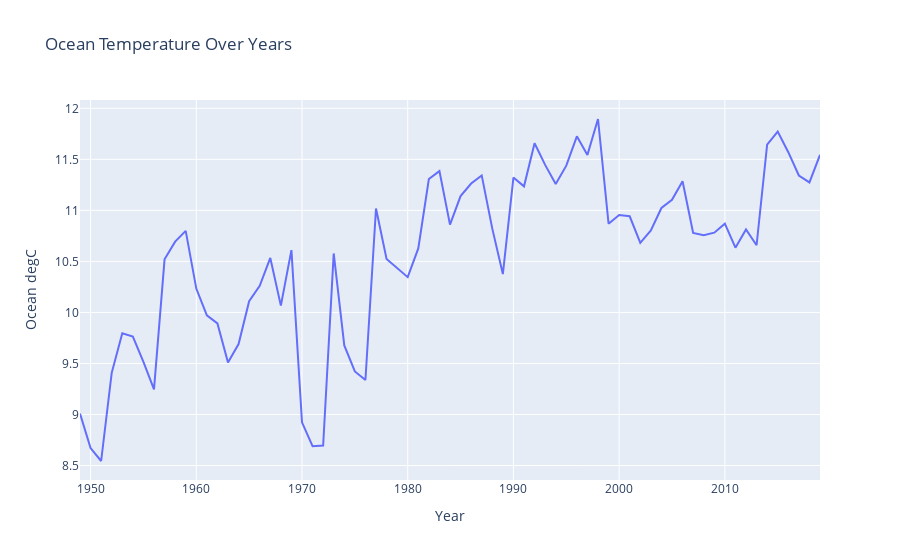

Source (notebook cell):
### Markdown cell above
The change in ocean temperature was originally thought to be the main factor for the decline of the pacific sardine population. This is because many organisms, not just fish, are very sensetive to any changes within the environment, especially the temperature they live in. One common example would be the rising global temperature which leads to a decline of polar bear population. Other times, temperature change may simply have no effect on a population or even, benefit a species. Thus, we are going to explore whether the changes in our ocean's temperature had any effect on the sardine population. First, we are going to visualize ocean temperature over the years:

### Code cell
bottlecast_grouped = pd.read_csv("data/bottlecast_grouped.csv")
fig = px.line(bottlecast_grouped, x='Year', y = 'Ocean degC', title = 'Ocean Temperature Over Years')
fig.show()

### Figure 1 — Plotly figure (JSON) as saved in the notebook; plotly's stock layout.template omitted (floating-point values rounded to 4 significant figures)
{"data": [{"hovertemplate": "Year=%{x}<br>Ocean degC=%{y}<extra></extra>", "legendgroup": "", "line": {"color": "#636efa", "dash": "solid"}, "mode": "lines", "name": "", "orientation": "v", "showlegend": false, "type": "scatter", "x": [1949, 1950, 1951, 1952, 1953, 1954, 1955, 1956, 1957, 1958, 1959, 1960, 1961, 1962, 1963, 1964, 1965, 1966, 1967, 1968, 1969, 1970, 1971, 1972, 1973, 1974, 1975, 1976, 1977, 1978, 1980, 1981, 1982, 1983, 1984, 1985, 1986, 1987, 1988, 1989, 1990, 1991, 1992, 1993, 1994, 1995, 1996, 1997, 1998, 1999, 2000, 2001, 2002, 2003, 2004, 2005, 2006, 2007, 2008, 2009, 2010, 2011, 2012, 2013, 2014, 2015, 2016, 2017, 2018, 2019], "xaxis": "x", "y": [9.008, 8.671, 8.544, 9.408, 9.795, 9.763, 9.516, 9.246, 10.52, 10.69, 10.8, 10.23, 9.972, 9.892, 9.509, 9.691, 10.11, 10.26, 10.53, 10.07, 10.61, 8.923, 8.689, 8.697, 10.58, 9.677, 9.422, 9.338, 11.02, 10.52, 10.35, 10.63, 11.31, 11.38, 10.86, 11.14, 11.26, 11.34, 10.82, 10.38, 11.32, 11.24, 11.66, 11.45, 11.26, 11.44, 11.73, 11.54, 11.9, 10.87, 10.96, 10.94, 10.68, 10.8, 11.02, 11.1, 11.29, 10.78, 10.76, 10.78, 10.87, 10.63, 10.81, 10.66, 11.64, 11.77, 11.57, 11.34, 11.27, 11.54], "yaxis": "y"}], "layout": {"legend": {"tracegroupgap": 0}, "title": {"text": "Ocean Temperature Over Years"}, "xaxis": {"anchor": "y", "domain": [0, 1], "title": {"text": "Year"}}, "yaxis": {"anchor": "x", "domain": [0, 1], "title": {"text": "Ocean degC"}}}}
